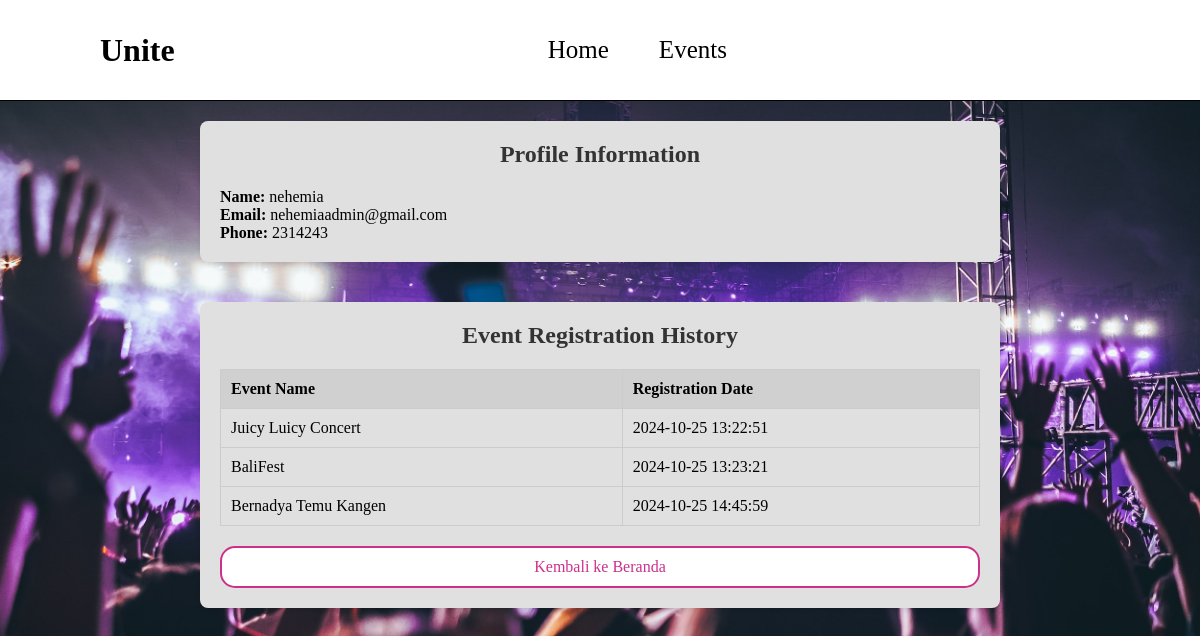
The page /profile.php (signed in) on the database its author committed.
### tables this page shows
CREATE TABLE `users` (
  `user_id` int(11) NOT NULL,
  `name` varchar(100) NOT NULL,
  `email` varchar(100) NOT NULL,
  `password` varchar(255) NOT NULL,
  `created_at` timestamp NOT NULL DEFAULT current_timestamp(),
  `phone` varchar(15) DEFAULT NULL,
  `role` enum('admin','user') NOT NULL DEFAULT 'user'
);

CREATE TABLE `event_registrations` (
  `registration_id` int(11) NOT NULL,
  `user_id` int(11) DEFAULT NULL,
  `event_id` int(11) DEFAULT NULL,
  `registration_date` timestamp NOT NULL DEFAULT current_timestamp()
);

CREATE TABLE `events` (
  `event_id` int(11) NOT NULL,
  `event_name` varchar(100) NOT NULL,
  `event_description` text DEFAULT NULL,
  `event_date` date NOT NULL,
  `event_time` time NOT NULL,
  `location` varchar(255) DEFAULT NULL,
  `max_participants` int(11) NOT NULL,
  `current_participants` int(11) DEFAULT 0,
  `status` varchar(100) DEFAULT NULL,
  `banner_image` varchar(255) DEFAULT NULL,
  `created_at` timestamp NOT NULL DEFAULT current_timestamp()
);

### profile.php (the view, shortened to what this page needs)
<?php
$host = 'localhost';
$dbname = 'unite';
$username = 'root';
$password = '';
try {
    $pdo = new PDO("mysql:host=$host;dbname=$dbname", $username, $password);
    $pdo->setAttribute(PDO::ATTR_ERRMODE, PDO::ERRMODE_EXCEPTION);
    $pdo->exec("SET NAMES 'utf8'");
} catch (PDOException $e) {
    echo 'Connection failed: ' . $e->getMessage();
    die();
}
$stmt = $pdo->prepare('SELECT * FROM users WHERE user_id = ?');
$stmt->execute([$_SESSION['user_id']]);
$user = $stmt->fetch(PDO::FETCH_ASSOC);
$stmt = $pdo->prepare('SELECT e.event_name, er.registration_date FROM event_registrations er JOIN events e ON er.event_id = e.event_id WHERE er.user_id = ?');
$stmt->execute([$_SESSION['user_id']]);
$registrations = $stmt->fetchAll(PDO::FETCH_ASSOC);
?>
<!DOCTYPE html>
<html lang="en">
<head>
    <link rel="stylesheet" href="profile.css">
</head>
<body>
<header class="header" style="border: 5px black; border-bottom: 0.1px solid black;">
    <h1>Unite</h1>
    <nav class="navigation_">
        <a href="index.php" style="color: black;">Home</a>
        <a href="events.php" style="color: black;">Events</a>
    </nav>
</header>
<div class="container">
    <h2>Profile Information</h2>
    <p><strong>Name:</strong> <?php echo htmlspecialchars($user['name']); ?></p>
    <p><strong>Email:</strong> <?php echo htmlspecialchars($user['email']); ?></p>
    <p><strong>Phone:</strong> <?php echo htmlspecialchars($user['phone']); ?></p>
</div>
<div class="container">
    <h2>Event Registration History</h2>
    <table>
        <tr>
            <th>Event Name</th>
            <th>Registration Date</th>
        </tr>
        <?php if ($registrations): ?>
            <?php foreach ($registrations as $registration): ?>
                <tr>
                    <td><?php echo htmlspecialchars($registration['event_name']); ?></td>
                    <td><?php echo htmlspecialchars($registration['registration_date']); ?></td>
                </tr>
            <?php endforeach; ?>
        <?php else: ?>
            <tr>
                <td colspan="2">No event registrations found.</td>
            </tr>
        <?php endif; ?>
    </table>
    <a href="index.php" class="button">Kembali ke Beranda</a>
</div>
</body>
</html>

### profile.css (style rules this page uses)
* { margin: 0; padding: 0; box-sizing: border-box; font-family: Karla-ExtraBold; }
header { background-color: white; position: sticky; top: 0; left: 0; width: 100%; display: flex; justify-content: space-between; align-items: center; padding: 30px 100px; z-index: 100; transition: all 0.5s; text-decoration: none; }
.navigation_ { display: flex; justify-content: center; flex-grow: 1; }
.navigation_ a { font-family: SemiBold; font-size: 25px; text-decoration: none; padding: 6px 15px; margin: 0 10px; position: relative; transition: 0.4s; color: black; }
.navigation_ a::after { content: ""; position: absolute; width: 0; height: 2px; left: 50%; bottom: -8px; background-color: #cc308a; transition: width 0.4s ease, left 0.4s ease; }
.button { text-decoration: none; font-family: SemiBold; background-color: white; color: #cc308a; border: 2px solid #cc308a; padding: 10px 20px; font-size: 16px; border-radius: 15px; cursor: pointer; transition: background-color 0.3s ease, color 0.3s ease; }
body { background-image: url('photos/konsers8.jpg'); background-size: cover; background-position: center; background-repeat: no-repeat; min-height: 100vh; overflow-x: hidden; transition: background-color 1s ease; }
h2 { font-family: Sans-Bold; text-align: left; margin-bottom: 20px; font-size: 24px; color: #333; }

### profile.php (style rules this page uses)
body { display: flex; flex-direction: column; align-items: center; background-color: #f9f9f9; font-family: Arial, sans-serif; }
.container { width: 80%; max-width: 800px; margin: 20px 0; padding: 20px; background-color: #e0e0e0; border-radius: 8px; box-shadow: 0 2px 5px rgba(0, 0, 0, 0.1); }
h2 { text-align: center; }
table { width: 100%; border-collapse: collapse; margin-top: 20px; }
th, td { border: 1px solid #ccc; padding: 10px; text-align: left; }
th { background-color: #d0d0d0; }
a { display: block; text-align: center; margin-top: 20px; color: #007BFF; text-decoration: none; }

### rows shown on the page
users: name "nehemia", email "nehemiaadmin@gmail.com", phone "2314243"
event_registrations: event.event_name "Juicy Luicy Concert", registration_date "2024-10-25 13:22:51"
event_registrations: event.event_name "BaliFest", registration_date "2024-10-25 13:23:21"
event_registrations: event.event_name "Bernadya Temu Kangen", registration_date "2024-10-25 14:45:59"
